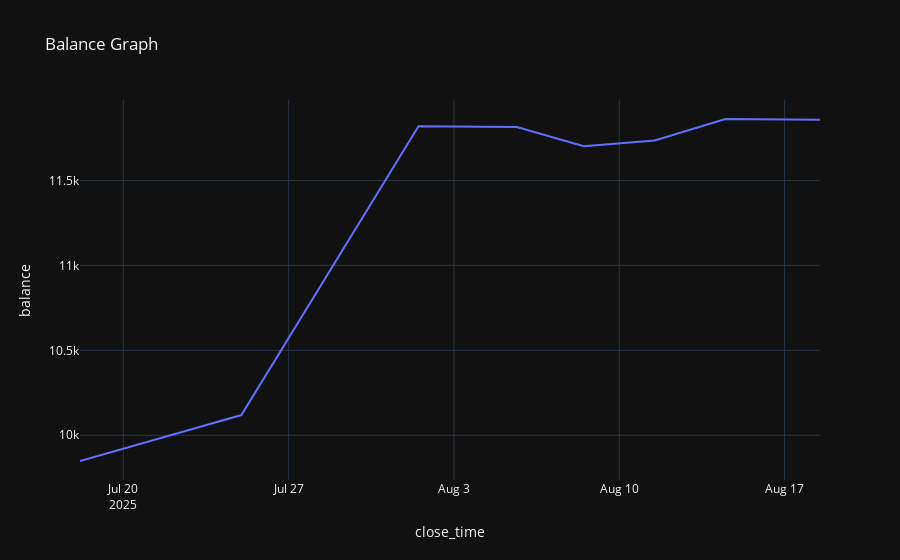

Notebook source saved alongside this figure:
### Code cell
mm = bt.plot_balance()
display(mm)

### Figure 1 — Plotly figure (JSON) as saved in the notebook; plotly's stock layout.template omitted (floating-point values rounded to 4 significant figures)
{"data": [{"hovertemplate": "close_time=%{x}<br>balance=%{y}<extra></extra>", "legendgroup": "", "line": {"color": "#636efa", "dash": "solid"}, "marker": {"symbol": "circle"}, "mode": "lines", "name": "", "orientation": "v", "showlegend": false, "type": "scatter", "x": ["2025-07-18T04:00:00", "2025-07-25T00:00:00", "2025-08-01T12:00:00", "2025-08-05T16:00:00", "2025-08-08T12:00:00", "2025-08-11T12:00:00", "2025-08-14T12:00:00", "2025-08-18T12:00:00"], "xaxis": "x", "y": [9848.0, 10119, 11820.0, 11814, 11700.0, 11735, 11860.0, 11860.0], "yaxis": "y"}], "layout": {"legend": {"tracegroupgap": 0}, "title": {"text": "Balance Graph"}, "xaxis": {"anchor": "y", "domain": [0, 1], "title": {"text": "close_time"}}, "yaxis": {"anchor": "x", "domain": [0, 1], "title": {"text": "balance"}}}}
